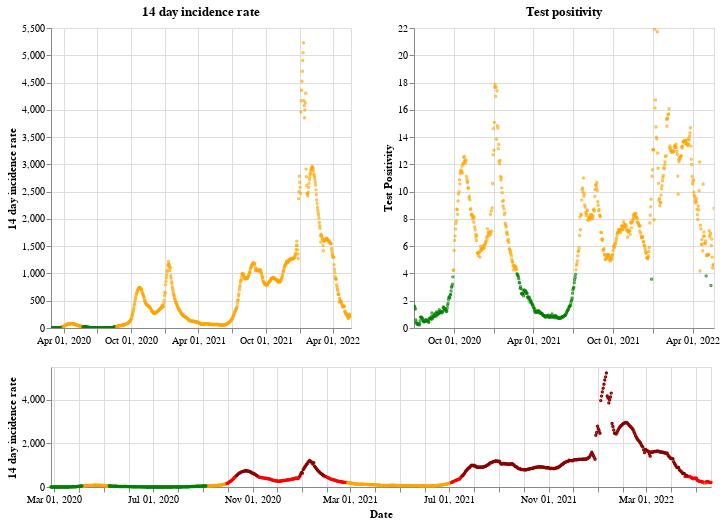

This figure's notebook cell:
### Markdown cell above
## Northern Ireland

### Code cell
plot_traffic_light('Northern Ireland')

### Figure 1 — Vega-Lite specification as saved in the notebook (floating-point values rounded to 4 significant figures; data arrays with more than 128 entries replaced by an {"elided": "..."} marker saying what was removed)
{"config": {"view": {"continuousWidth": 400, "continuousHeight": 300}}, "vconcat": [{"hconcat": [{"mark": {"type": "point", "size": 2}, "encoding": {"color": {"condition": {"value": "green", "test": "(datum.twoWeeklyCasesRate <= 25)"}, "value": "orange"}, "tooltip": [{"type": "nominal", "field": "areaName"}, {"type": "temporal", "field": "date"}, {"type": "quantitative", "field": "twoWeeklyCasesRate"}, {"type": "quantitative", "field": "testPositivity"}], "x": {"type": "temporal", "axis": {"title": ""}, "field": "date", "scale": {"domain": {"selection": "DateBrush"}}, "timeUnit": "yearmonthdate"}, "y": {"type": "quantitative", "axis": {"title": "14 day incidence rate"}, "field": "twoWeeklyCasesRate"}}, "title": "14 day incidence rate", "width": 300}, {"mark": {"type": "point", "size": 2}, "encoding": {"color": {"condition": {"value": "green", "test": "(datum.testPositivity <= 4)"}, "value": "orange"}, "tooltip": [{"type": "nominal", "field": "areaName"}, {"type": "temporal", "field": "date"}, {"type": "quantitative", "field": "twoWeeklyCasesRate"}, {"type": "quantitative", "field": "testPositivity"}], "x": {"type": "temporal", "axis": {"title": ""}, "field": "date", "scale": {"domain": {"selection": "DateBrush"}}, "timeUnit": "yearmonthdate"}, "y": {"type": "quantitative", "axis": {"title": "Test Positivity"}, "field": "testPositivity"}}, "title": "Test positivity", "width": 300}]}, {"layer": [{"mark": {"type": "point", "size": 2}, "encoding": {"color": {"condition": {"value": "orange", "test": "(((datum.testPositivity < 4) && (datum.twoWeeklyCasesRate >= 50)) && (datum.twoWeeklyCasesRate < 200))"}, "value": "red"}, "opacity": {"condition": {"value": 1, "test": "((datum.twoWeeklyCasesRate >= 50) && (datum.twoWeeklyCasesRate < 500))"}, "value": 0}, "tooltip": [{"type": "nominal", "field": "areaName"}, {"type": "temporal", "field": "date"}, {"type": "quantitative", "field": "twoWeeklyCasesRate"}, {"type": "quantitative", "field": "testPositivity"}], "x": {"type": "temporal", "axis": {"title": "Date"}, "field": "date", "timeUnit": "yearmonthdate"}, "y": {"type": "quantitative", "axis": {"title": "14 day incidence rate"}, "field": "twoWeeklyCasesRate"}}, "selection": {"DateBrush": {"type": "interval", "encodings": ["x"], "fields": ["Time"]}}}, {"mark": {"type": "point", "size": 2}, "encoding": {"color": {"value": "darkred"}, "opacity": {"condition": {"value": 1, "test": "(datum.twoWeeklyCasesRate >= 500)"}, "value": 0}, "tooltip": [{"type": "nominal", "field": "areaName"}, {"type": "temporal", "field": "date"}, {"type": "quantitative", "field": "twoWeeklyCasesRate"}, {"type": "quantitative", "field": "testPositivity"}], "x": {"type": "temporal", "axis": {"title": "Date"}, "field": "date", "timeUnit": "yearmonthdate"}, "y": {"type": "quantitative", "axis": {"title": "14 day incidence rate"}, "field": "twoWeeklyCasesRate"}}}, {"mark": {"type": "point", "size": 2}, "encoding": {"color": {"condition": {"value": "green", "test": "((datum.testPositivity < 4) && (datum.twoWeeklyCasesRate < 50))"}, "value": "orange"}, "opacity": {"condition": {"value": 1, "test": "(datum.twoWeeklyCasesRate < 50)"}, "value": 0}, "tooltip": [{"type": "nominal", "field": "areaName"}, {"type": "temporal", "field": "date"}, {"type": "quantitative", "field": "twoWeeklyCasesRate"}, {"type": "quantitative", "field": "testPositivity"}], "x": {"type": "temporal", "axis": {"title": "Date"}, "field": "date", "timeUnit": "yearmonthdate"}, "y": {"type": "quantitative", "axis": {"title": "14 day incidence rate"}, "field": "twoWeeklyCasesRate"}}}], "height": 120, "width": 660}], "data": {"name": "data-8751c8010122a8b3524e90b9e280a80f"}, "$schema": "https://vega.github.io/schema/vega-lite/v4.8.1.json", "datasets": {"data-8751c8010122a8b3524e90b9e280a80f": {"elided": "815 records"}}}
